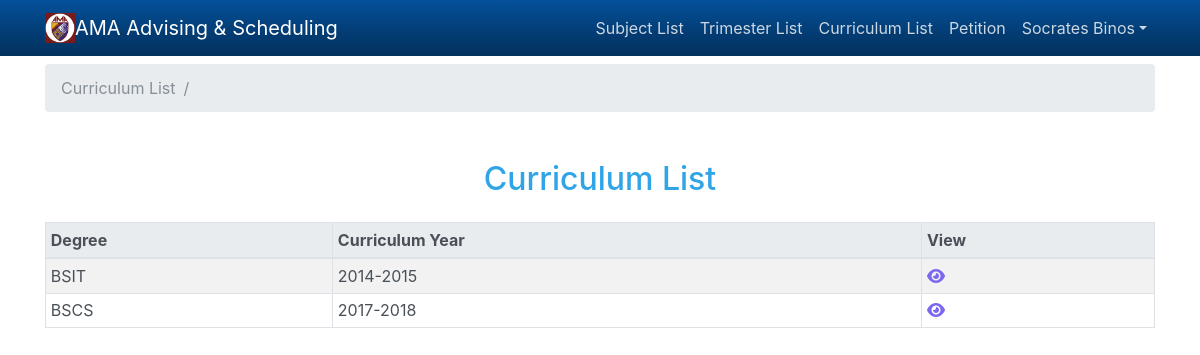
Screenshot of /index.php?m=cl (signed in) with the database file from the repository.
### tables this page shows
CREATE TABLE `curriculum_list` (
  `id` int(11) NOT NULL,
  `degree_id` int(11) DEFAULT NULL,
  `curriculum_year` varchar(20) NOT NULL
);

CREATE TABLE `degree_list` (
  `id` int(11) NOT NULL,
  `degree_name` varchar(50) NOT NULL,
  `degree_desc` varchar(50) NOT NULL
);

### includes/db_config.php (called while the page is built, shortened)
<?php
$host = 'localhost';
$user = 'root';
$password = '';
$database = 'ama';
$connect = mysqli_connect($host, $user, $password, $database);
function query($sql) {
	global $connect;
	$result = mysqli_query($connect, $sql);
	return $result;
}

### pages/curriculum_list-2.php (the view)
<?php
$curriculum_list = query("SELECT  cl.id
								, dl.degree_name
								, cl.curriculum_year
						from curriculum_list as cl
						inner join degree_list as dl
									on cl.degree_id = dl.id");
?>
<ol class="breadcrumb">
  <li class="breadcrumb-item active">Curriculum List</li>
  <li class="breadcrumb-item active"></li>
</ol>
<div class="mt-5">
	<h2 class="text-center">Curriculum List</h2>
	<div class="table-responsive mt-4">
		<table class="table table-sm table-bordered table-hover table-striped">
			<thead class="thead-light">
				<tr>
					<th>Degree</th>
					<th>Curriculum Year</th>
					<th>View</th>
				</tr>
			</thead>
			<tbody>
			<?php
			if($curriculum_list) :
				while($curriculum = mysqli_fetch_assoc($curriculum_list)) : ?>
						<tr>
							<td><?php echo $curriculum['degree_name'] ?></td>
							<td><?php echo $curriculum['curriculum_year'] ?></td>
							<td width="21%">
								<a href="index.php?v=csl&v_id=<?php echo $curriculum['id'] ?>" title="View"><i class="fas fa-eye"></i></a>&nbsp;
							</td>
						</tr>
						<?php
				endwhile;
			endif;
			?>
			</tbody>
		</table>
	</div>
</div>

### css/mystyle.css (style rules this page uses)
.fa-eye { color: #7B68EE; }

### rows the page displays
curriculum_list: degree.degree_name "BSIT", curriculum_year "2014-2015"
curriculum_list: degree.degree_name "BSCS", curriculum_year "2017-2018"

### other values shown
$_SESSION['student_name'] "Socrates Binos"
